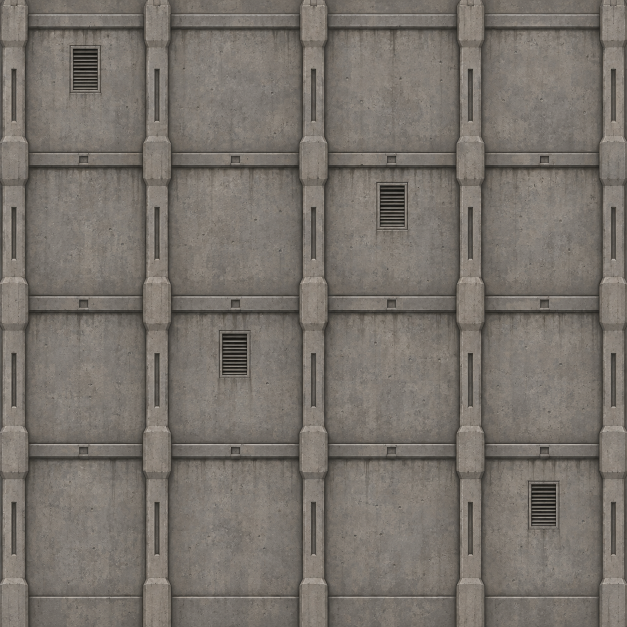
#> input picture tools/building-sources/hard.png, 1254 x 1254 px, given in place of hard.png-source.png, which was not available (shown at 1/2 size)
$ python -i build_magma_materials.py   (imports and definitions only)
#> lines starting #> are read from the running program, lines starting #| are printed output that depends on the picture; pictures that were not available may be replaced by others from this repository, and a replacement may not be noted
### tools/texture_helpers.py
# Copyright (C) 2026 The MegaMek Team. SPDX-License-Identifier: GPL-3.0-or-later
"""Shared texture helpers for the board material tools (NumPy + Pillow).

Canvas.spectral() makes periodic noise; linear_rgb() and display_rgb() convert sRGB;
resize_linear_rgb() filters in linear light; periodic() makes a field tile seamlessly; blur() is a
wrapped Gaussian; normal_map() derives RGB tangent normals (U right, V down) from a height field;
pixels() encodes [0, 1] values as 8-bit.
"""
import math

import numpy as np
from PIL import Image


class Canvas:
    """One material's square, periodic sample grid: N pixels span `tile` metres."""

    def __init__(self, n, tile, seed):
        self.n = n
        self.tile = tile
        self.seed = seed
        self.rng = np.random.default_rng(seed)
        self._salt = 0
        self.v, self.u = np.mgrid[0:n, 0:n].astype(np.float32) / n  # u: columns (right), v: rows (down), in tiles

    def child(self):
        self._salt += 1
        return np.random.default_rng((self.seed, self._salt))

    def spectral(self, beta=2.0, lo=1.0, hi=None, stretch=(1.0, 1.0), angle=0.0):
        """Zero-mean, unit-deviation noise with power ~ f^-beta between lo and hi cycles per tile.

        stretch > 1 along an axis elongates features along that axis (u, v), after rotating by angle."""
        n = self.n
        white = self.child().standard_normal((n, n)).astype(np.float32)
        f = np.fft.fftfreq(n) * n
        fu, fv = np.meshgrid(f, f)
        c, s = math.cos(angle), math.sin(angle)
        a = (fu * c + fv * s) * stretch[0]
        b = (-fu * s + fv * c) * stretch[1]
        radius = np.sqrt(a * a + b * b)
        radius[0, 0] = 1
        amplitude = radius ** (-beta / 2)
        amplitude *= smoothstep(lo * .7, lo, radius)
        if hi is not None:
            amplitude *= 1 - smoothstep(hi, hi * 1.4, radius)
        amplitude[0, 0] = 0
        field = np.real(np.fft.ifft2(np.fft.fft2(white) * amplitude)).astype(np.float32)
        return (field - field.mean()) / (field.std() + 1e-9)


def smoothstep(a, b, x):
    t = np.clip((x - a) / (b - a), 0, 1)
    return t * t * (3 - 2 * t)


def linear_rgb(rgb):
    rgb = np.clip(rgb, 0, 1)
    return np.where(rgb <= .04045, rgb / 12.92, ((rgb + .055) / 1.055) ** 2.4)


def display_rgb(rgb):
    return np.where(rgb <= .0031308, rgb * 12.92, 1.055 * np.maximum(rgb, 0) ** (1 / 2.4) - .055)


# [5 lines left out: function resize_linear_rgb, not called in this run]


def periodic(image):
    """Remove the smooth boundary mismatch using a periodic Poisson solve.

    Unlike mirror tiling, this retains one unreflected geological pattern. The
    same periodic signal supplies color, height, normals and all mip levels.
    """
    height, width = image.shape[:2]
    boundary = np.zeros_like(image, dtype=np.float64)
    boundary[0] = image[-1] - image[0]
    boundary[-1] = -boundary[0]
    boundary[:, 0] += image[:, -1] - image[:, 0]
    boundary[:, -1] -= image[:, -1] - image[:, 0]
    denominator = (2 * np.cos(2 * np.pi * np.arange(height) / height)[:, None]
                   + 2 * np.cos(2 * np.pi * np.arange(width) / width)[None, :] - 4)
    denominator[0, 0] = 1
    if image.ndim == 3:
        denominator = denominator[..., None]
    frequency = np.fft.fft2(boundary, axes=(0, 1)) / denominator
    frequency[0, 0] = 0
    return image - np.fft.ifft2(frequency, axes=(0, 1)).real


def blur(field, radius):
    """Gaussian convolution with wrap boundaries, including sub-pixel radii."""
    fy = np.fft.fftfreq(field.shape[0])[:, None]
    fx = np.fft.fftfreq(field.shape[1])[None, :]
    kernel = np.exp(-2 * np.pi ** 2 * radius ** 2 * (fx * fx + fy * fy))
    return np.fft.ifft2(np.fft.fft2(field) * kernel).real


def normal_map(height, depth):
    """Differentiate the actual height field at its UV/world scale, not color edges."""
    du = (np.roll(height, -1, axis=1) - np.roll(height, 1, axis=1)) * height.shape[1] / 2
    dv = (np.roll(height, -1, axis=0) - np.roll(height, 1, axis=0)) * height.shape[0] / 2
    normal = np.stack((-du * depth, -dv * depth, np.ones_like(height)), axis=-1)
    normal /= np.linalg.norm(normal, axis=-1, keepdims=True)
    return np.rint(normal * 127 + 128).clip(0, 255).astype(np.uint8)


def pixels(values):
    return np.rint(np.clip(values, 0, 1) * 255).astype(np.uint8)

### tools/build_magma_materials.py
#!/usr/bin/env python3
# Copyright (C) 2026 The MegaMek Team. SPDX-License-Identifier: GPL-3.0-or-later
"""Bake seamless volcanic materials from imagegen sources in tools/magma-reference.

The imagegen concept directs the geology and palette; source colour separates cold
basalt from incandescent cracks. Height is an artistic estimate, not a measured scan.
Reuse the terrain noise and relief baker. Each 1024px repeat spans 12 world metres.
NAME.png is unlit sRGB basalt albedo, NAME-normal.png is its tangent normal,
NAME-surface.png packs height/roughness/AO/relief-UV-divided-by-.1, and NAME-heat.png
packs linear emission intensity/signed flow X/signed flow Y/local crack-wall glow.
Zero metalness and opaque coverage are material constants. --check rebakes without writing.
"""
import argparse
import hashlib
import json
from pathlib import Path

import numpy as np
from PIL import Image

from texture_helpers import Canvas, blur, display_rgb, linear_rgb, normal_map, periodic, pixels, smoothstep

ROOT = Path(__file__).resolve().parents[1]
OUTPUT = ROOT / 'data/models/board/textures/terrain/lava'
SOURCES = ROOT / 'tools/magma-reference'
SIZE = 1024
REPEAT = 12.0


def prepare(name, sources=SOURCES):
    molten = name == 'lava'
    canvas = Canvas(SIZE, REPEAT, 92817 if molten else 92816)
    broad = canvas.spectral(3, 1, 7)
    source = sources / f'{name}-source.png'
    with Image.open(source) as image:
#> image is the input picture: PIL image 1254x1254 RGB; mean R, G, B 119.4, 113.4, 106.4
        rgb = np.asarray(image.convert('RGB').resize((SIZE, SIZE), Image.Resampling.LANCZOS)) / 255.0
    # Colour, rather than brightness, identifies heat. A bright gray mineral stays cold,
    # and a red crack stays below its adjacent rock instead of becoming a raised orange ridge.
    hot_mask = smoothstep(.035, .28, rgb[..., 0] - rgb[..., 2]) * smoothstep(.13, .55, rgb[..., 0])
    # Keep the source's temperature streaks instead of saturating every orange pixel to
    # the same yellow. Green carries useful intensity detail even where red is at its ceiling.
    heat = hot_mask * rgb[..., 0] * (.18 + .82 * np.sqrt(rgb[..., 1]))
    heat = np.clip(periodic(heat), 0, 1)
#> in periodic, `boundary[-1] = -boundary[0]`: boundary: shape (1024, 1024) float64; min -0.0413, max 0.0413, mean 0
#> in periodic, `boundary[:, 0] += image[:, -1] - image[:, 0]`: boundary: shape (1024, 1024) float64; min -0.0413, max 0.0413, mean 1.44e-06
#> in periodic, `boundary[:, -1] -= image[:, -1] - image[:, 0]`:
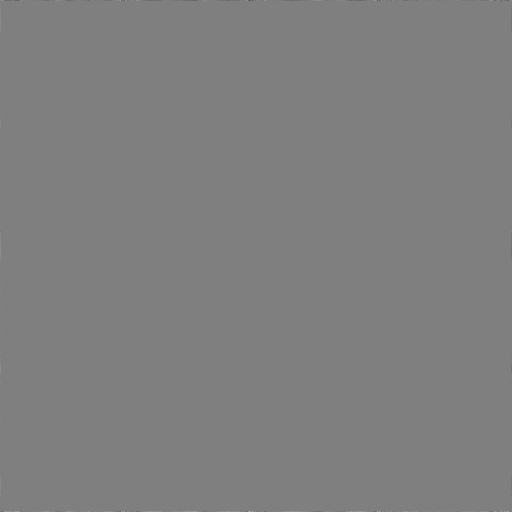
#> boundary: shape (1024, 1024) float64 (shown at 1/2 size); min -0.0413, max 0.0413, mean -4.24e-22; drawn with min black and max white
    # A solid crust must not emit from warm reflections or the smooth seam correction.
    # Keep the fissures visible under their dark overhangs without lighting plate faces.
    if not molten:
        heat = np.sqrt(heat) * smoothstep(.035, .14, heat)
    plate = 1 - smoothstep(.08, .6, heat) if molten else 1 - smoothstep(.025, .16, heat)
    light = rgb @ np.array([.2126, .7152, .0722])
    cold = 1 - smoothstep(.025, .18, rgb[..., 0] - rgb[..., 2])
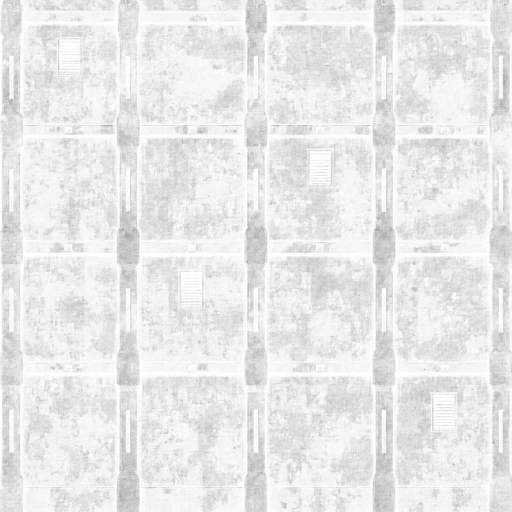
#> cold: shape (1024, 1024) float64 (shown at 1/2 size); min 0.505, max 1, mean 0.916
    # Reconstruct neutral reflectance in the molten channels by normalized convolution.
    # Their authored radiance goes only into emission; it must never be multiplied by daylight.
    stone = blur(light * cold, 14) / np.maximum(blur(cold, 14), .02)
    stone = np.clip(stone, .04, .5)
    basalt = light * cold + stone * (1 - cold)
    basalt *= np.power(np.mean(basalt) / np.maximum(blur(basalt, 20), .04), .35)
    basalt = np.clip(periodic(basalt), .035, .55)
#> in periodic (call 2), `boundary[-1] = -boundary[0]`: boundary: shape (1024, 1024) float64; min -0.203, max 0.203, mean 0
#> in periodic (call 2), `boundary[:, 0] += image[:, -1] - image[:, 0]`: boundary: shape (1024, 1024) float64; min -0.203, max 0.203, mean -5.13e-07
#> in periodic (call 2), `boundary[:, -1] -= image[:, -1] - image[:, 0]`: boundary: shape (1024, 1024) float64; min -0.203, max 0.203, mean 3.39e-21
    detail = blur(basalt, 1.1) - blur(basalt, 12)
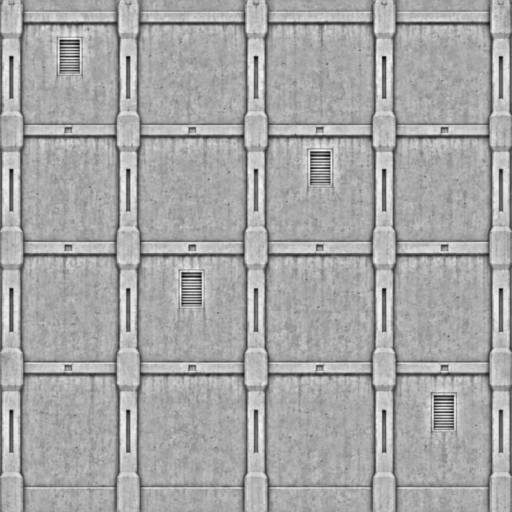
#> detail: shape (1024, 1024) float64 (shown at 1/2 size); min -0.266, max 0.142, mean -8.67e-19; drawn with min black and max white
    low, high = np.percentile(detail, [1, 99])
#> low = -0.16; high = 0.0942
    detail = np.clip((detail - low) / max(high - low, .02), 0, 1) - .5
    # Curl follows broad heat contours around the basalt rafts, with a little background
    # convection inside broad pools. Opposite edges agree on both the pattern and its motion.
    stream = blur(heat, 24) + broad * .04
#> in blur (call 6), `return np.fft.ifft2(np.fft.fft2(field) * kernel).real`:
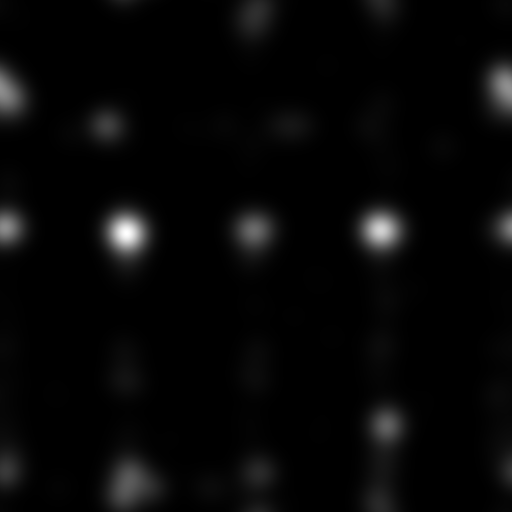
#> returned value: shape (1024, 1024) float64 (shown at 1/2 size); min 7.19e-11, max 0.000669, mean 1.86e-05; drawn with min black and max white
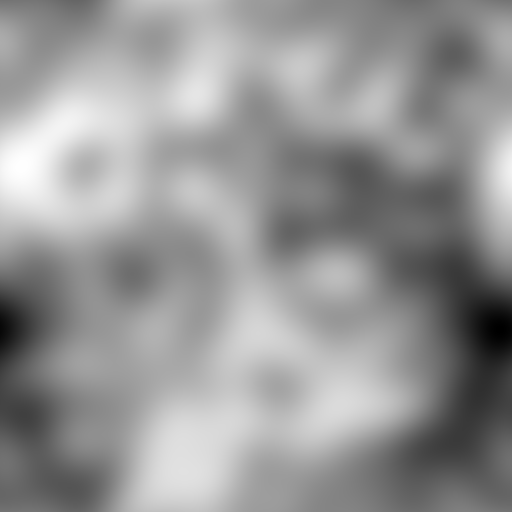
#> stream: shape (1024, 1024) float64 (shown at 1/2 size); min -0.135, max 0.0944, mean 1.85e-05; drawn with min black and max white
    flow_x = (np.roll(stream, -1, 0) - np.roll(stream, 1, 0)) * SIZE / 2
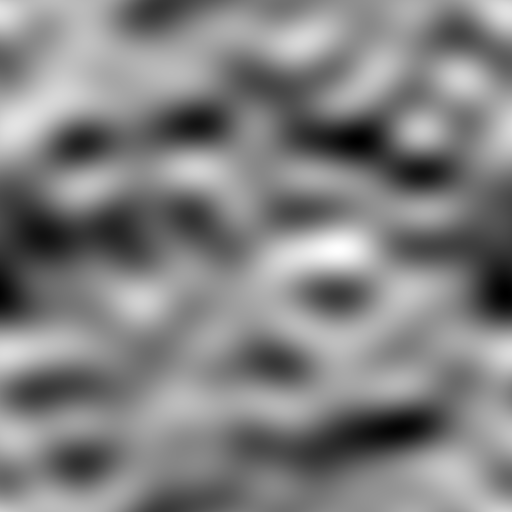
#> flow_x: shape (1024, 1024) float64 (shown at 1/2 size); min -1.2, max 1.15, mean 9.99e-20; drawn with min black and max white
    flow_y = -(np.roll(stream, -1, 1) - np.roll(stream, 1, 1)) * SIZE / 2
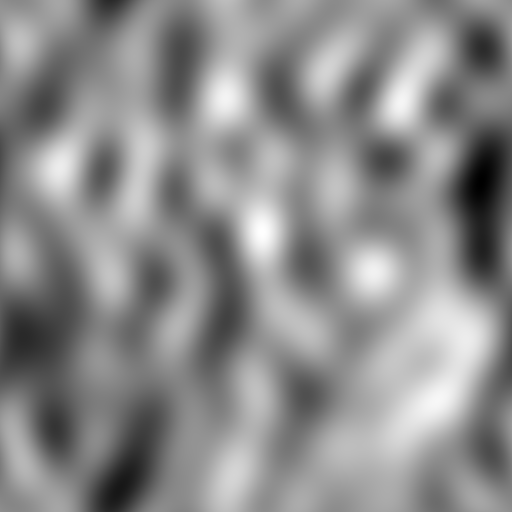
#> flow_y: shape (1024, 1024) float64 (shown at 1/2 size); min -1.38, max 1.13, mean -1.3e-17; drawn with min black and max white
    flow_range = max(np.percentile(np.hypot(flow_x, flow_y), 95), .01)
#> flow_range = 1
    flow_x = np.clip(flow_x / flow_range, -1, 1)
    flow_y = np.clip(flow_y / flow_range, -1, 1)
    if molten:
        height = .20 + plate * .48 + detail * (.22 * plate + .035)
    else:
        # Thick slabs carry the relief. Fine surface grain must not become deep,
        # almost vertical corrugations that make solid rock resemble a liquid skin.
        # Dark, cold fracture walls also descend into the fissure; using heat alone
        # would leave those walls level with the broad gray faces of the slabs.
        rock_face = smoothstep(.035, .23, blur(basalt, 16))
        height = .15 + plate * (.15 + .53 * rock_face) + detail * (.022 * plate + .006)
    height = pixels(np.clip(blur(height, 1.1), .04, .96)) / 255.0
    # The shader and baked normals decode exactly the same quantized relief range.
    # Active lava carries thin cooling skins. Giving those skins rock-slab depth
    # over-perturbs normals and folds their parallax UVs into artificial marbling.
    relief = round((.06 if molten else .95) / REPEAT / .1 * 255) / 255
    halo = np.clip(blur(heat, 7) * 1.9, 0, 1) if molten else np.clip(blur(heat, 2.5) * 1.2, 0, 1)
    # Pigment is deliberately dark and neutral; all incandescent orange comes from the
    # emission map in the renderer, independent of sun, shadows, weather and occlusion.
    basalt = basalt * (.70 + plate * .30)
    color = np.stack((basalt * 1.025, basalt, basalt * .96), -1)
    roughness = np.clip((.28 + plate * .57 if molten else .43 + plate * .46) - detail * .1, .24, .98)
    cavity = np.maximum(blur(height, 7) - height, 0)
    ao = np.exp(-cavity * 4.2)
    surface = np.stack((height, roughness, ao, np.full_like(height, relief)), -1)
    maps = {
        f'{name}.png': pixels(color),
        f'{name}-normal.png': normal_map(height, relief * .1),
        f'{name}-surface.png': pixels(surface),
        f'{name}-heat.png': pixels(np.stack((heat, .5 + flow_x * .5, .5 + flow_y * .5, halo), -1)),
    }
    if molten:
        finish_lava(maps)
    return maps


# [89 lines left out: functions finish_lava, validate, main, not called in this run]


# [2 lines not run here, left out]

>>> result = prepare('building-sources/hard.png')
#> result = 4 items

$ run again, on tools/building-sources/heavy.png
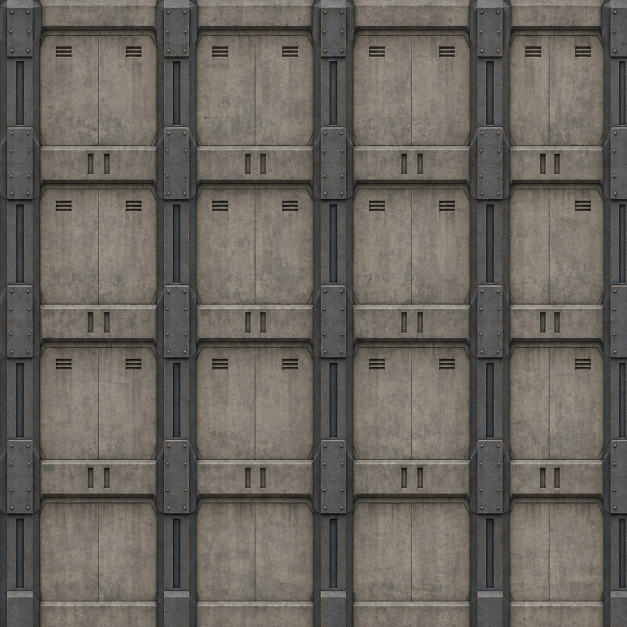
#> input picture tools/building-sources/heavy.png, 1254 x 1254 px, given in place of heavy.png-source.png, which was not available (shown at 1/2 size)
#> in prepare, image is the input picture: PIL image 1254x1254 RGB; mean R, G, B 105.2, 100.3, 93.6
#> in prepare, `detail = blur(basalt, 1.1) - blur(basalt, 12)`:
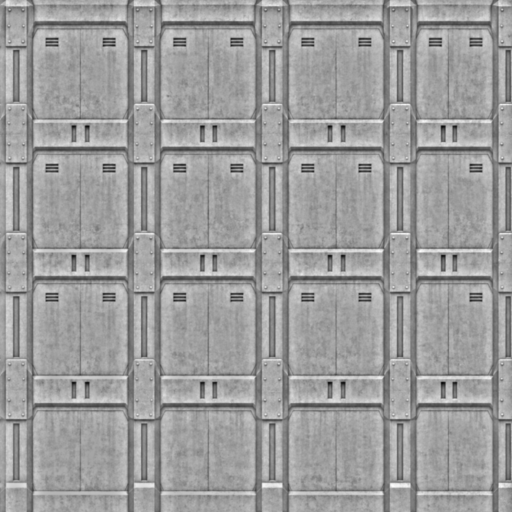
#> detail: shape (1024, 1024) float64 (shown at 1/2 size); min -0.301, max 0.187, mean 2.71e-20; drawn with min black and max white
#> low = -0.156; high = 0.103
#> in blur (call 6), `return np.fft.ifft2(np.fft.fft2(field) * kernel).real`:
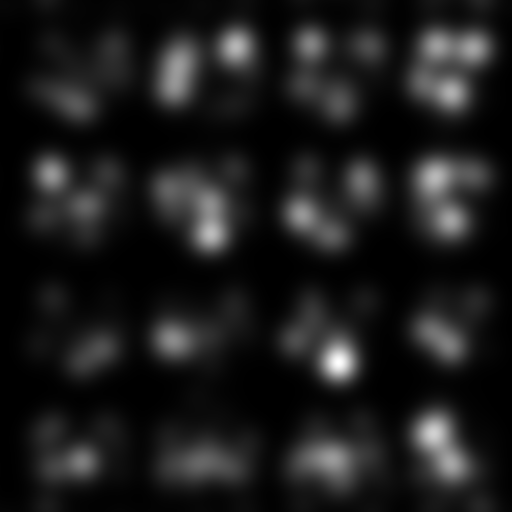
#> returned value: shape (1024, 1024) float64 (shown at 1/2 size); min 5.04e-08, max 0.0024, mean 0.000261; drawn with min black and max white
#> flow_range = 1
#> result = 4 items

$ run again, on tools/building-sources/industrial.png
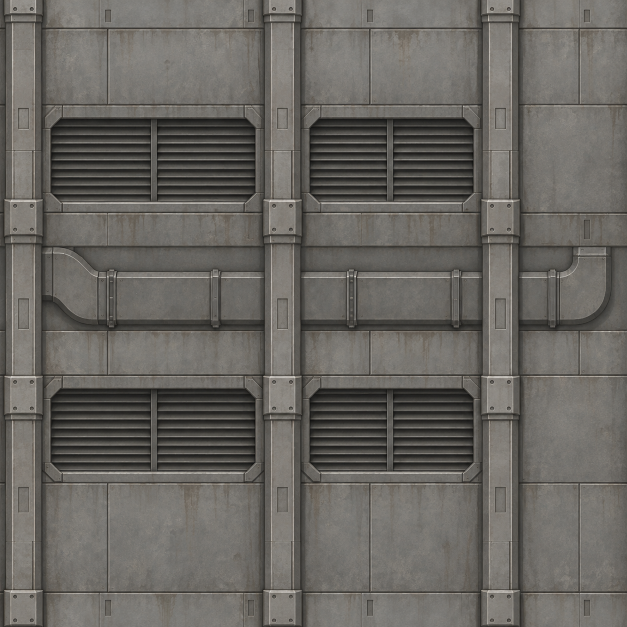
#> input picture tools/building-sources/industrial.png, 1254 x 1254 px, given in place of industrial.png-source.png, which was not available (shown at 1/2 size)
#> in prepare, image is the input picture: PIL image 1254x1254 RGB; mean R, G, B 104.2, 101.4, 96.5
#> in prepare, `detail = blur(basalt, 1.1) - blur(basalt, 12)`:
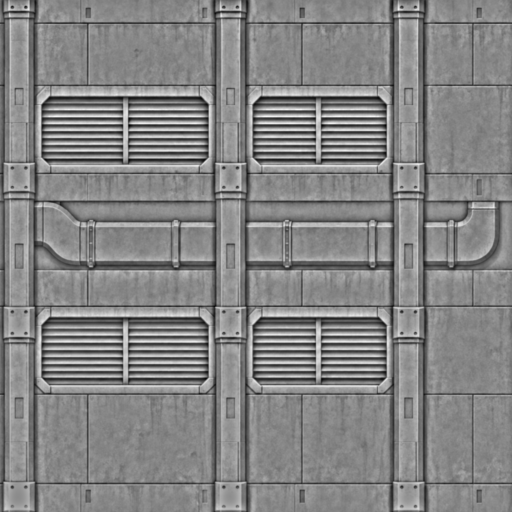
#> detail: shape (1024, 1024) float64 (shown at 1/2 size); min -0.211, max 0.194, mean -5.42e-20; drawn with min black and max white
#> low = -0.146; high = 0.138
#> in blur (call 6), `return np.fft.ifft2(np.fft.fft2(field) * kernel).real`:
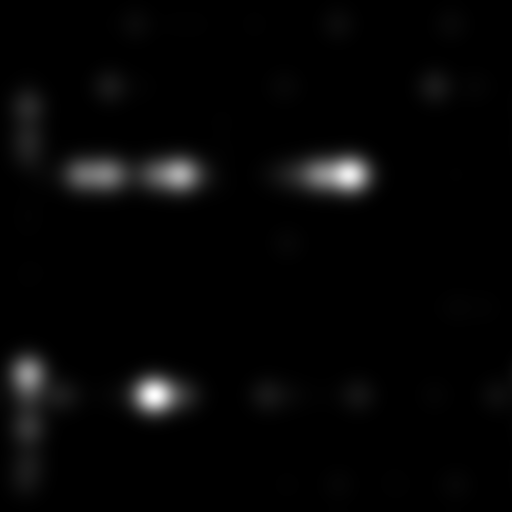
#> returned value: shape (1024, 1024) float64 (shown at 1/2 size); min 2.45e-15, max 0.000639, mean 1.54e-05; drawn with min black and max white
#> flow_range = 1
#> result = 4 items
